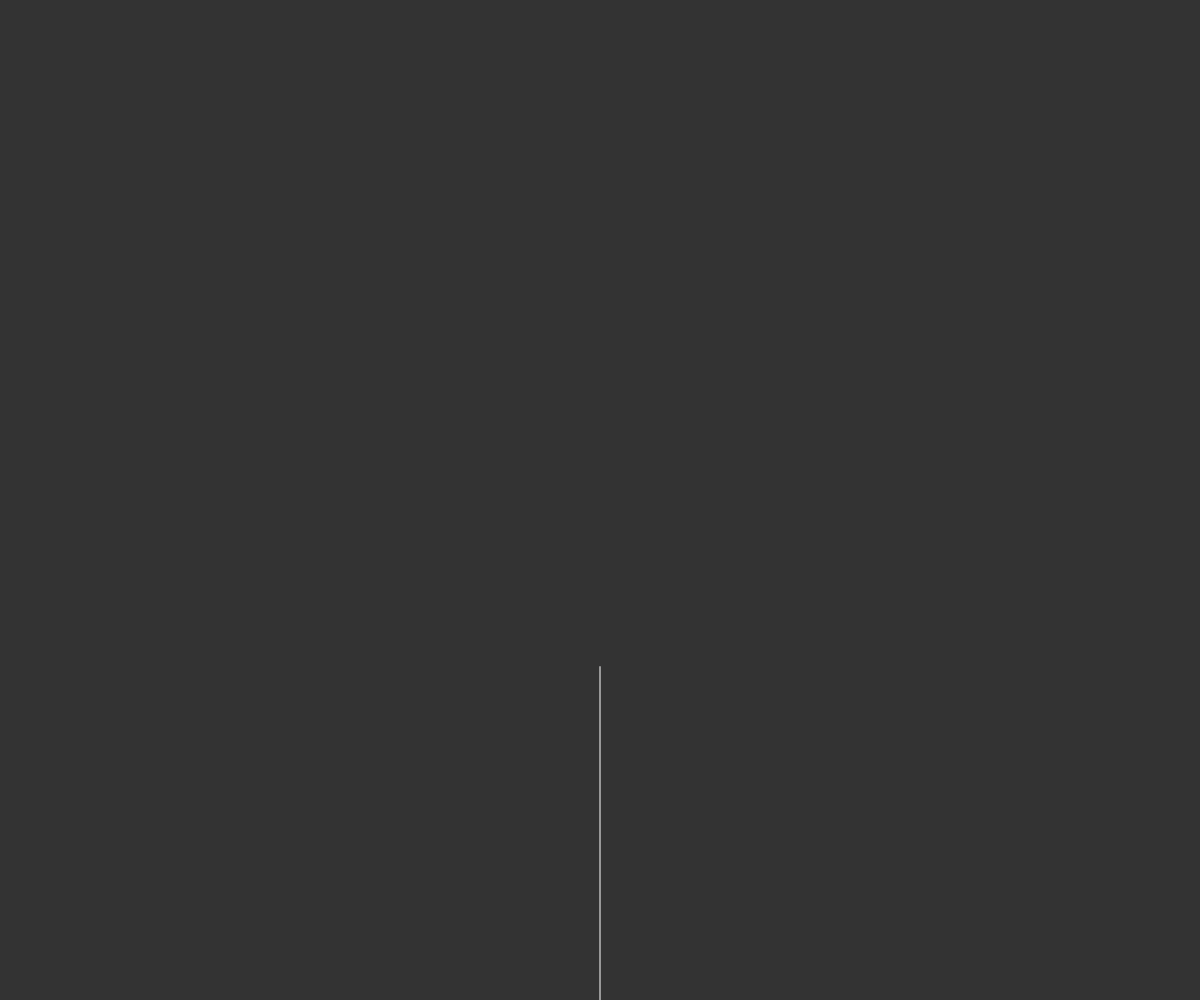
Frame 1 (no input)
Frame 60 (no input): identical to frame 1, image omitted
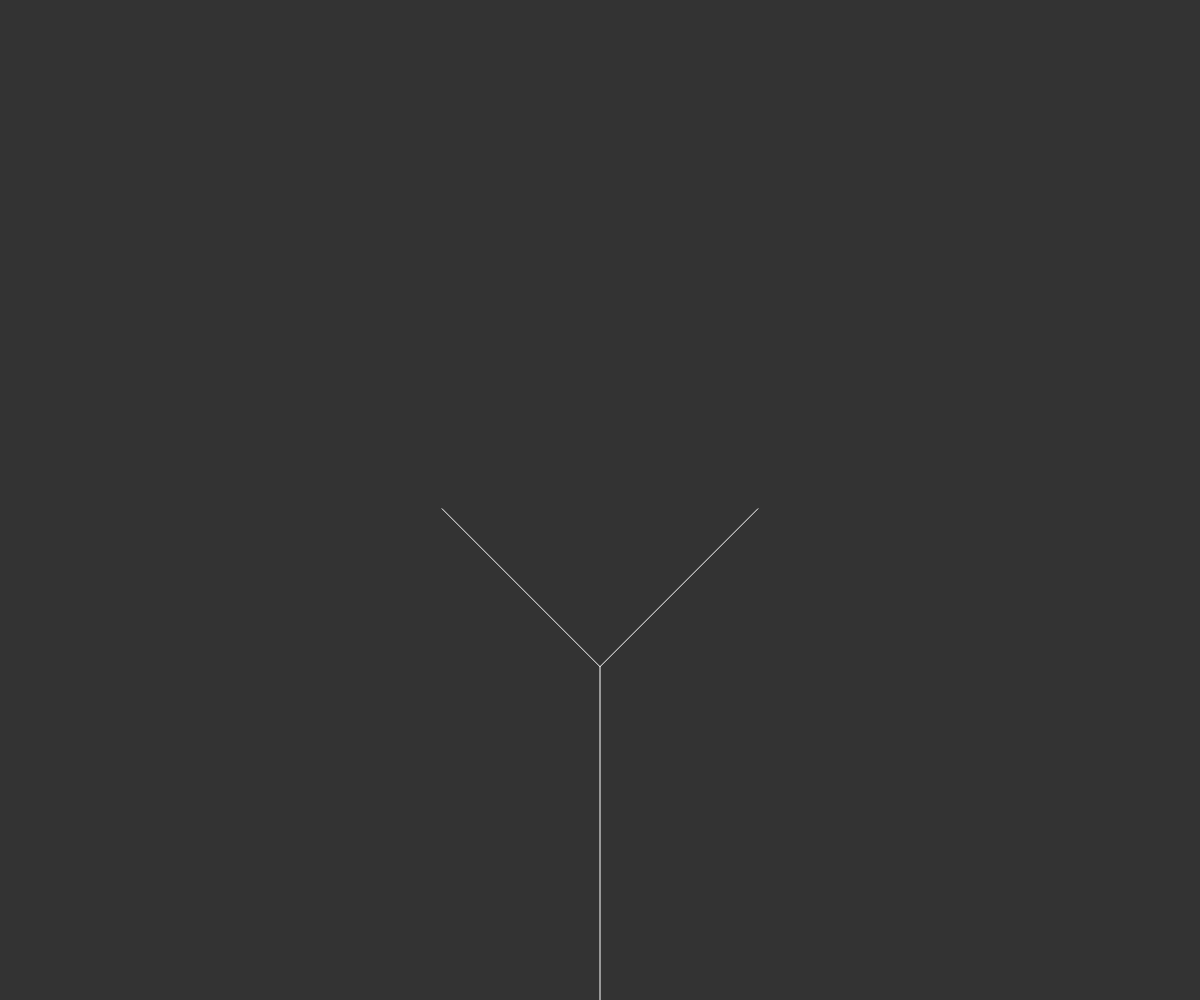
Frame 120 (the mouse pressed at the canvas centre since frame 60)

The p5.js sketch that drew these frames (run headless with seeded random() and noise() and a simulated clock; from frame 60 on, the mouse is pressed at the canvas centre):

// p5.js sketch
// ── sketch.js
var tree = [];
var middle = window.innerWidth / 2;
var a, b;

function setup() {
  createCanvas(window.innerWidth, window.innerHeight);
  a = createVector(middle, window.innerHeight);
  b = createVector(middle, window.innerHeight / 1.5);
  var root = new Branch(a,b);
  tree[0] = root;
}

function mousePressed() {
  tree[1] = tree[0].branchA();
  tree[2] = tree[0].branchB();
}

function draw() {
  middle = window.innerWidth / 2;

  // CODE BELOW WILL MAKE ROOT RESPONSIVE
  // tree[0].begin.x = middle;
  // tree[0].begin.y = height;
  // tree[0].end.x = middle;
  // tree[0].end.y = window.innerHeight / 1.5;
  background(51);

  for (var i = 0; i < tree.length; i++) {
    tree[i].show(); 
  }
  
}

function windowResized() {
  resizeCanvas(window.innerWidth, window.innerHeight);
}

// 14 minutes into video
// ── branch.js
function Branch(begin, end) {
	this.begin = begin;
	this.end = end;

	this.show = function() {
		stroke(255);
		line(this.begin.x, this.begin.y, this.end.x, this.end.y);
	}

	this.branchA = function() {
		var dir = p5.Vector.sub(this.end, this.begin);
		dir.rotate(PI / 4);
		dir.mult(0.67);
		var newEnd = p5.Vector.add(this.end, dir);
		var b = new Branch(this.end, newEnd);
		return b;
	}

	this.branchB = function() {
		var dir = p5.Vector.sub(this.end, this.begin);
		dir.rotate(-PI / 4);
		dir.mult(0.67);
		var newEnd = p5.Vector.add(this.end, dir);
		var b = new Branch(this.end, newEnd);
		return b;
	}
}
